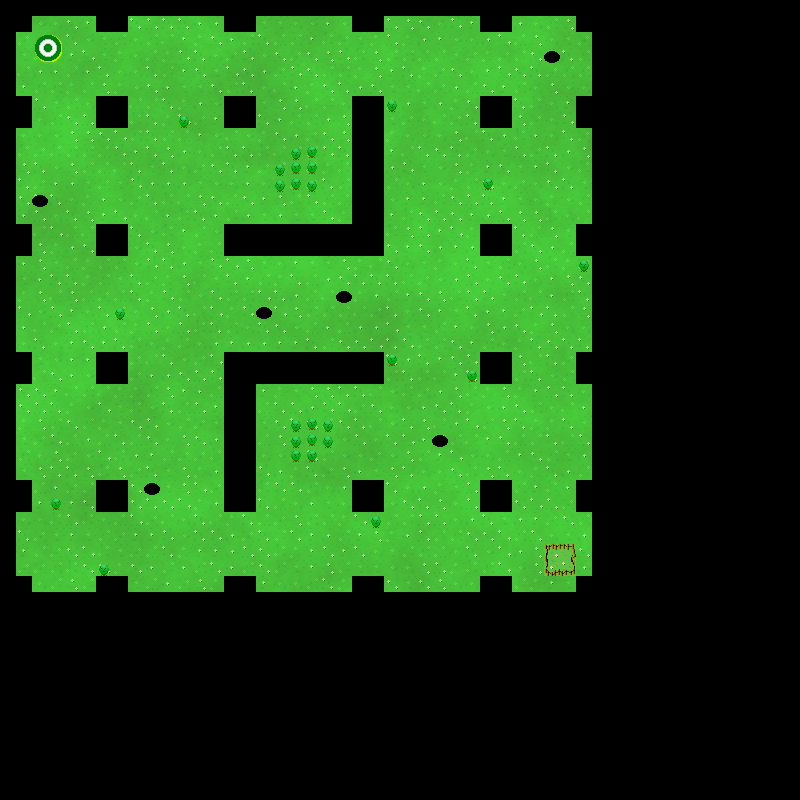

This is a level from a 2D game, rendered from its Tiled map with the project's own tilesets. A one-line summary and the map file follow, with tile-layer data summarised:
An orthogonal 50x50 tile map with 16x16 px tiles, 9 tile layers (Grass, Grass Texture, Water Right, Water Left, ...), 4 tilesets and 15 objects.

<map version="1.0" orientation="orthogonal" renderorder="right-down" width="50" height="50" tilewidth="16" tileheight="16" nextobjectid="1">
 <tileset firstgid="1" name="Grass" tilewidth="16" tileheight="16" tilecount="40" columns="5">
  <image source="../Art/GrassTileset.png" width="80" height="128" />
 </tileset>
 <tileset firstgid="41" name="Objects" tilewidth="32" tileheight="32" tilecount="8" columns="0">
  <tile id="0">
   <image width="16" height="16" source="../Art/rock1.png" />
   <objectgroup draworder="index">
    <object id="1" x="0" y="0" width="16" height="16" />
   </objectgroup>
  </tile>
  <tile id="1">
   <image width="16" height="16" source="../Art/rock2.png" />
   <objectgroup draworder="index">
    <object id="1" x="0" y="0" width="16" height="16" />
   </objectgroup>
  </tile>
  <tile id="2">
   <image width="16" height="16" source="../Art/tree1.png" />
   <objectgroup draworder="index">
    <object id="1" x="0" y="0" width="16" height="16" />
   </objectgroup>
  </tile>
  <tile id="3">
   <image width="16" height="16" source="../Art/tree1 reverse.png" />
   <objectgroup draworder="index">
    <object id="1" x="0" y="0" width="16" height="16" />
   </objectgroup>
  </tile>
  <tile id="4">
   <image width="32" height="32" source="../Art/corral.png" />
  </tile>
  <tile id="5">
   <image width="32" height="32" source="../Art/SpawnTarget.png" />
  </tile>
  <tile id="6">
   <image width="16" height="16" source="../Art/Pit Collider.png" />
   <objectgroup draworder="index">
    <object id="1" x="0" y="0" width="16" height="16" />
   </objectgroup>
  </tile>
  <tile id="7">
   <image width="16" height="16" source="../Art/Pit.png" />
  </tile>
 </tileset>
 <tileset firstgid="49" name="Water" tilewidth="16" tileheight="16" tilecount="10" columns="10">
  <image source="../Art/WATERSprite.png" width="160" height="16" />
  <tile id="0">
   <objectgroup draworder="index">
    <object id="1" x="0" y="0" width="16" height="16" />
   </objectgroup>
  </tile>
  <tile id="1">
   <objectgroup draworder="index">
    <object id="1" x="0" y="0" width="16" height="16" />
   </objectgroup>
  </tile>
  <tile id="2">
   <objectgroup draworder="index">
    <object id="1" x="0" y="0" width="8" height="16" />
   </objectgroup>
  </tile>
  <tile id="3">
   <objectgroup draworder="index">
    <object id="1" x="0" y="0" width="8" height="16" />
   </objectgroup>
  </tile>
  <tile id="4">
   <objectgroup draworder="index">
    <object id="1" x="8" y="0" width="8" height="16" />
   </objectgroup>
  </tile>
  <tile id="5">
   <objectgroup draworder="index">
    <object id="1" x="8" y="0" width="8" height="16" />
   </objectgroup>
  </tile>
  <tile id="6">
   <objectgroup draworder="index">
    <object id="1" x="0" y="0" width="16" height="8" />
   </objectgroup>
  </tile>
  <tile id="7">
   <objectgroup draworder="index">
    <object id="1" x="0" y="0" width="16" height="8" />
   </objectgroup>
  </tile>
  <tile id="8">
   <objectgroup draworder="index">
    <object id="1" x="0" y="8" width="16" height="8" />
   </objectgroup>
  </tile>
  <tile id="9">
   <objectgroup draworder="index">
    <object id="1" x="0" y="8" width="16" height="8" />
   </objectgroup>
  </tile>
 </tileset>
 <tileset firstgid="59" name="Grass Texture" tilewidth="576" tileheight="576" tilecount="1" columns="0">
  <tile id="0">
   <image width="576" height="576" source="../Art/Level 7 Texture.png" />
  </tile>
 </tileset>
 <layer name="Grass" width="50" height="50">
  <data>[2500 cells, 1148 non-empty, 30 distinct tile ids]</data>
 </layer>
 <layer name="Grass Texture" width="50" height="50">
  <data>[2500 cells, 1 non-empty, 1 distinct tile ids]</data>
 </layer>
 <layer name="Water Right" width="50" height="50">
  <data>[2500 cells, 0 non-empty, 0 distinct tile ids]</data>
 </layer>
 <layer name="Water Left" width="50" height="50">
  <data>[2500 cells, 0 non-empty, 0 distinct tile ids]</data>
 </layer>
 <layer name="Water Down" width="50" height="50">
  <data>[2500 cells, 0 non-empty, 0 distinct tile ids]</data>
 </layer>
 <layer name="Water Up" width="50" height="50">
  <data>[2500 cells, 0 non-empty, 0 distinct tile ids]</data>
 </layer>
 <layer name="Pit Colliders" width="50" height="50">
  <data>[2500 cells, 1276 non-empty, 1 distinct tile ids]</data>
 </layer>
 <layer name="Start/End" width="50" height="50">
  <data>[2500 cells, 2 non-empty, 2 distinct tile ids]</data>
 </layer>
 <layer name="Obstacles" width="50" height="50">
  <data>[2500 cells, 32 non-empty, 3 distinct tile ids]</data>
 </layer>
</map>
